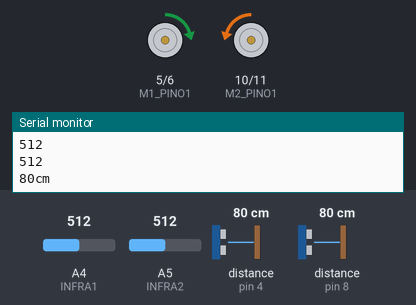
The sketch below on a simulated Arduino Uno, built with avr-gcc and run on an emulated ATmega328P. Parts: motor-driver pin pairs drawn as motors (green arrow = first pin HIGH = forward, orange = second pin HIGH = backward, longer = more drive), the last lines printed to the serial monitor. The inputs (shaded band) are chosen by the test bench; at power-on: distance to the obstacle (sensors on pin 4, pin 8) 80 cm, A4 (INFRA1) = 512, A5 (INFRA2) = 512. The echo pulse lasts 58.3 µs per cm.

Above: at 1.2 s.
1.3 s: distance to the obstacle (sensor on pin 4) set to 2 cm
At 2.5 s:
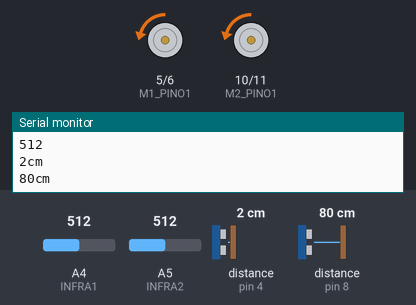
2.8 s: A4 (INFRA1) set to 30
At 4.0 s:
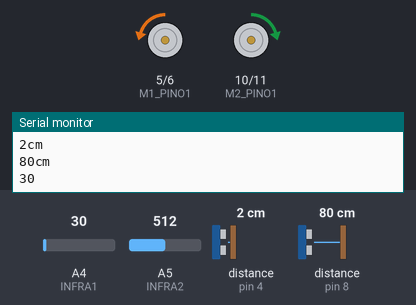
4.3 s: distance to the obstacle (sensor on pin 4) set to 9 cm
At 4.9 s:
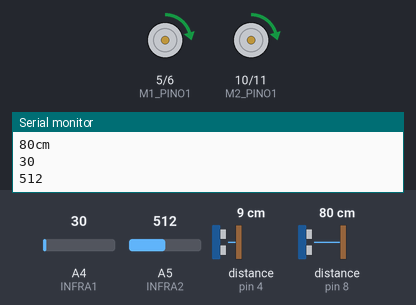
5.8 s: distance to the obstacle (sensor on pin 4) set to 4 cm
At 7.0 s:
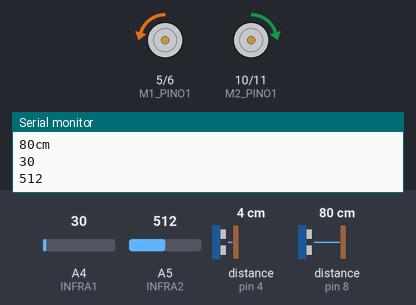
7.3 s: distance to the obstacle (sensor on pin 4) set to 18 cm
At 8.2 s:
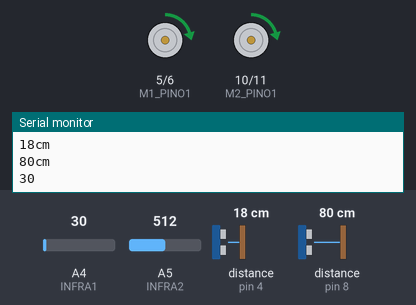
8.8 s: A4 (INFRA1) set to 306
At 10.0 s:
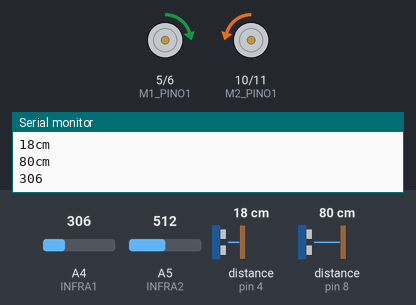
Timing chart, 0 to 11.8 s (numbered marks = the images above; inputs shaded):
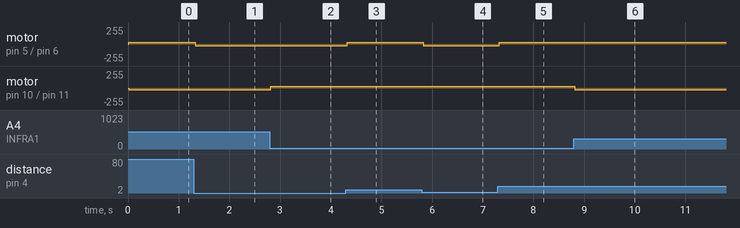

The sketch:

testeFinal.ino
```cpp
#include <HCSR04.h>

#define M1_PINO1 5  // 5: amarelo
#define M1_PINO2 6  // 6: laranja
#define M2_PINO1 10 // 10: azul
#define M2_PINO2 11 // 11: verde

#define TRIGGER1 3
#define ECHO1 4
#define TRIGGER2 7
#define ECHO2 8

#define INFRA1 A4
#define INFRA2 A5

#define BRANCO 100

class Motor
{
    int velocidade = 0;
    int pino1; // horário
    int pino2; // anti-horário

public:
    void setPinos(int in1, int in2)
    {
        pino1 = in1;
        pino2 = in2;
        pinMode(pino1, OUTPUT);
        pinMode(pino2, OUTPUT);
    }

    int getPino1() { return pino1; }
    int getPino2() { return pino2; }

    void setVelocidade(int v) { velocidade = v; }
    int getVelocidade() { return velocidade; }

    // recebem velocidade de 0 a 100 e chamam analogWrite

    void avanca(int v)
    {
        setVelocidade(map(v, 0, 100, 0, 255));
        digitalWrite(pino2, LOW);
        analogWrite(pino1, velocidade);
    }

    void re(int v)
    {
        setVelocidade(map(v, 0, 100, 0, 255));
        digitalWrite(pino1, LOW);
        analogWrite(pino2, velocidade);
    }

    void freio()
    {
        digitalWrite(pino1, LOW);
        digitalWrite(pino2, LOW);
    }
};

Motor Motor1, Motor2;
HCSR04 Ultra1(TRIGGER1, ECHO1), Ultra2(TRIGGER2, ECHO2);

void setup()
{
    Serial.begin(9600);
    Motor1.setPinos(M1_PINO1, M1_PINO2);
    Motor2.setPinos(M2_PINO1, M2_PINO2);
}

void loop()
{
    // código ultra
    // MOTOR1
    // se objeto a menos de 5 cm, ré
    // senão, para frente
    long dist1 = Ultra1.dist();
    Serial.print(dist1); // imprime o valor da dist lida pelo ultra1
    Serial.println("cm");

    long dist2 = Ultra2.dist();
    Serial.print(dist2); // imprime o valor da dist lida pelo ultra1
    Serial.println("cm");

    if ((dist1 != 0) && (dist2 != 0)) {
        if ((dist1 > 5) && (dist2 > 5)) { // se distancia maior que 5, motor1 avanca
            Motor1.avanca(10);

        } else {
            Motor1.re(10);
        }
    }


    // código infra
    // MOTOR2
    // se identifica (lê) <= BRANCO, ré
    // senão, para frente
    long lumi1 = analogRead(INFRA1); // le a luminosidade pela entrada analógica
    long lumi2 = analogRead(INFRA2);
    Serial.println(lumi1); // imprime o valor da variável lumi1
    Serial.println(lumi2); // imprime o valor da variável lumi2

    if ((lumi1 < BRANCO) || (lumi2 < BRANCO))
    { // se branco, motor2 dá ré a 10% da velocidade máxima
        Motor2.avanca(10);
    }
    else
    { // senão, motor2 avança
        Motor2.re(10);
    }

}
```

Measured:
- after the input at 1.3 s, motor on pin 5 (M1_PINO1) / pin 6 (M1_PINO2): forward 25/255 → backward 25/255 at once
- after the input at 2.8 s, motor on pin 10 (M2_PINO1) / pin 11 (M2_PINO2): backward 25/255 → forward 25/255 at once
- after the input at 4.3 s, motor on pin 5 (M1_PINO1) / pin 6 (M1_PINO2): backward 25/255 → forward 25/255 at once
- after the input at 5.8 s, motor on pin 5 (M1_PINO1) / pin 6 (M1_PINO2): forward 25/255 → backward 25/255 at once
- after the input at 7.3 s, motor on pin 5 (M1_PINO1) / pin 6 (M1_PINO2): backward 25/255 → forward 25/255 at once
- after the input at 8.8 s, motor on pin 10 (M2_PINO1) / pin 11 (M2_PINO2): forward 25/255 → backward 25/255 at once
